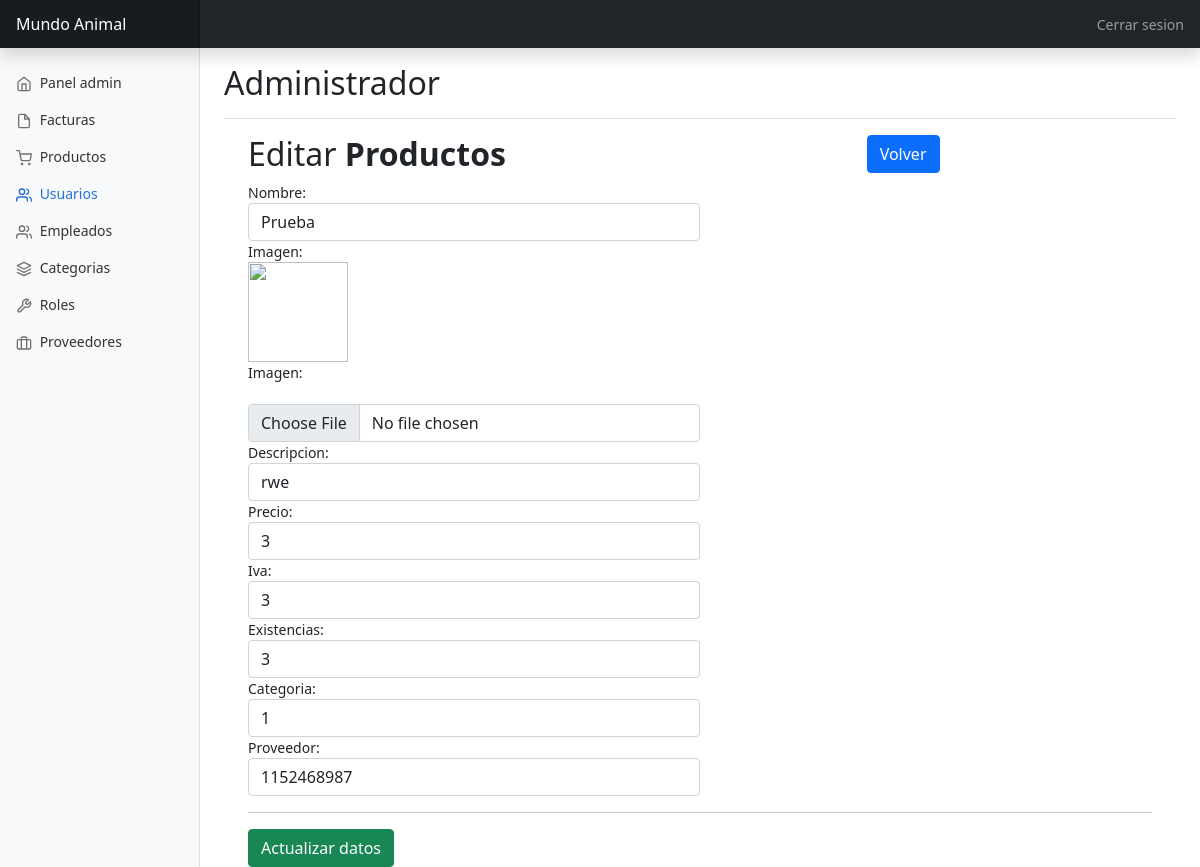
/crud/updateProducto.php?idproductos=1, run on an earlier commit of the app's database.
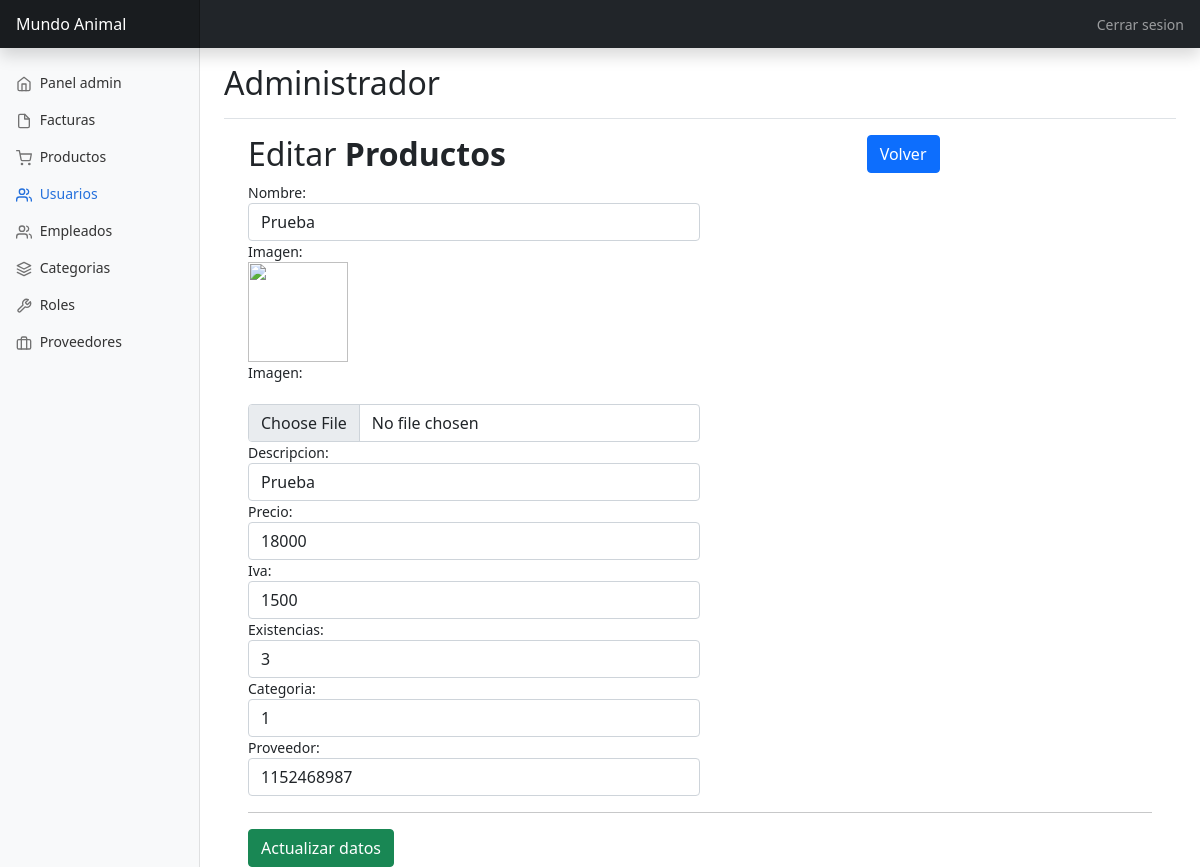
And on a later commit of the database.
### tables this page shows
CREATE TABLE productos (
  idproductos INT AUTO_INCREMENT PRIMARY KEY,
  nombre VARCHAR(45) NOT NULL,
  imagen VARCHAR(255),
  descripcion VARCHAR(45) NOT NULL,
  precio DOUBLE NOT NULL,
  iva DOUBLE NOT NULL,
  existencias INT NOT NULL,
  categoria_id INT NOT NULL,
  proveedor_id BIGINT NOT NULL);

### db/database.php (called while the page is built, shortened)
<?php
	class Database{
		private $con;
		private $dbhost="localhost";
		private $dbuser="root";
		private $dbpass="";
		private $dbname="mundoanimal";
		public function connect_db(){
			$this->con = mysqli_connect($this->dbhost, $this->dbuser, $this->dbpass, $this->dbname);
		}
        public function single_recordProductos($idproductos){
			$sql = "SELECT * FROM productos where idproductos='$idproductos'";
			$res = mysqli_query($this->con, $sql);
				$return = mysqli_fetch_object($res );
					return $return ;
		}
}
?>

### crud/updateProducto.php (the view, shortened to what the changed rows need)
<?php
if (isset($_GET['idproductos'])) {
  $idproductos = intval($_GET['idproductos']);
} else {
  header("location:productos.php");
}
?>
<!doctype html>
<html lang="en">
<head>
  <link href="https://cdn.jsdelivr.net/npm/bootstrap@5.1.3/dist/css/bootstrap.min.css" rel="stylesheet">
  <link href="../css/dashboard.css" rel="stylesheet">
</head>
<body>
  <div class="container-fluid">
    <div class="row">
      <main class="col-md-9 ms-sm-auto col-lg-10 px-md-4">
        <div class="d-flex justify-content-between flex-wrap flex-md-nowrap align-items-center pt-3 pb-2 mb-3 border-bottom">
          <h1 class="h2">Administrador</h1>
        </div>
        <div class="container">
          <div class="table-wrapper">
            <div class="table-title">
              <div class="row">
                <div class="col-sm-8">
                  <h2>Editar <b>Productos</b></h2>
                </div>
              </div>
            </div>
            <?php
            include("../db/database.php");
            $productos = new Database();
            ?>
            <?php
            $datos_cliente = $productos->single_recordProductos($idproductos);
            ?>
            <div class="row">
              <form method="post" enctype="multipart/form-data">
                <div class="col-md-6">
                  <label>Nombre:</label>
                  <input type="text" name="nombre" id="nombre" class='form-control' maxlength="100" required value="<?php echo $datos_cliente->nombre; ?>">
                </div>
                <div class="col-md-6">
                  <label>Imagen:</label><br><br>
                  <input type="file" name="imagen" id="imagen" class='form-control' maxlength="100" required value="<?php echo $datos_cliente->imagen; ?>">
                </div>
                <div class="col-md-6">
                  <label>Descripcion:</label>
                  <input type="text" name="descripcion" id="descripcion" class='form-control' maxlength="100" required value="<?php echo $datos_cliente->descripcion; ?>">
                </div>
                <div class="col-md-6">
                  <label>Precio:</label>
                  <input type="number" name="precio" id="precio" class='form-control' maxlength="100" required value="<?php echo $datos_cliente->precio; ?>">
                </div>
                <div class="col-md-6">
                  <label>Iva:</label>
                  <input type="number" name="iva" id="iva" class='form-control' maxlength="15" required value="<?php echo $datos_cliente->iva; ?>">
                </div>
                <div class="col-md-6">
                  <label>Existencias:</label>
                  <input type="number" name="existencias" id="existencias" class='form-control' maxlength="64" required value="<?php echo $datos_cliente->existencias; ?>">
                </div>
                <div class="col-md-6">
                  <label>Categoria:</label>
                  <input type="number" name="categoria_id" id="categoria_id" class='form-control' maxlength="64" required value="<?php echo $datos_cliente->categoria_id; ?>">
                </div>
                <div class="col-md-6">
                  <label>Proveedor:</label>
                  <input type="number" name="proveedor_id" id="proveedor_id" class='form-control' maxlength="64" required value="<?php echo $datos_cliente->proveedor_id; ?>">
                </div>
              </form>
            </div>
          </div>
        </div>
      </main>
    </div>
  </div>
</body>
</html>

What changed in the data, as far as the page shows it:
changed productos "Prueba": descripcion "rwe" → "Prueba"; precio "3" → "18000"; iva "3" → "1500"
